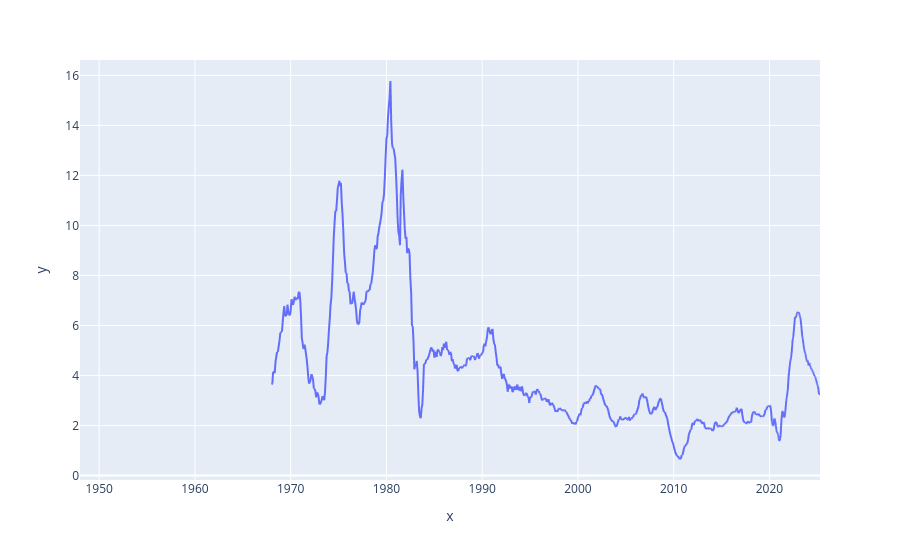

Notebook cell for this chart:
### Code cell
px.line(x=x, y=y)

### Figure 1 — Plotly figure (JSON) as saved in the notebook; plotly's stock layout.template omitted (floating-point values rounded to 4 significant figures; data arrays with more than 128 entries replaced by an {"elided": "..."} marker saying what was removed)
{"data": [{"hovertemplate": "x=%{x}<br>y=%{y}<extra></extra>", "legendgroup": "", "line": {"color": "#636efa", "dash": "solid"}, "marker": {"symbol": "circle"}, "mode": "lines", "name": "", "showlegend": false, "type": "scattergl", "x": {"elided": "2189 str values"}, "xaxis": "x", "y": {"elided": "2189 float values"}, "yaxis": "y"}], "layout": {"legend": {"tracegroupgap": 0}, "margin": {"t": 60}, "xaxis": {"anchor": "y", "domain": [0, 1], "title": {"text": "x"}}, "yaxis": {"anchor": "x", "domain": [0, 1], "title": {"text": "y"}}}}
